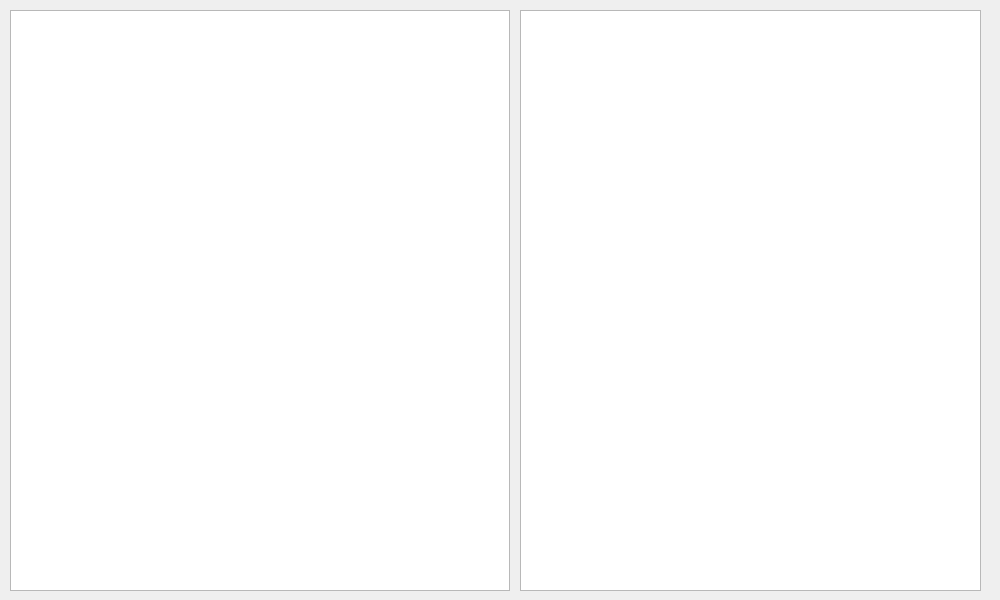
<?xml version="1.0" encoding="UTF-8"?>
<ui version="4.0">
 <class>dlgDemo29</class>
 <widget class="QDialog" name="dlgDemo29">
  <property name="geometry">
   <rect>
    <x>0</x>
    <y>0</y>
    <width>1000</width>
    <height>600</height>
   </rect>
  </property>
  <property name="windowTitle">
   <string>Visor de Carpetas y Archivos usando QTreeWidget</string>
  </property>
  <widget class="QTreeWidget" name="twDirectorio">
   <property name="geometry">
    <rect>
     <x>10</x>
     <y>10</y>
     <width>500</width>
     <height>581</height>
    </rect>
   </property>
   <property name="columnCount">
    <number>2</number>
   </property>
   <attribute name="headerVisible">
    <bool>false</bool>
   </attribute>
   <column>
    <property name="text">
     <string notr="true">1</string>
    </property>
   </column>
   <column>
    <property name="text">
     <string notr="true">2</string>
    </property>
   </column>
  </widget>
  <widget class="QListWidget" name="lwArchivo">
   <property name="geometry">
    <rect>
     <x>520</x>
     <y>10</y>
     <width>461</width>
     <height>581</height>
    </rect>
   </property>
  </widget>
 </widget>
 <resources/>
 <connections/>
</ui>
